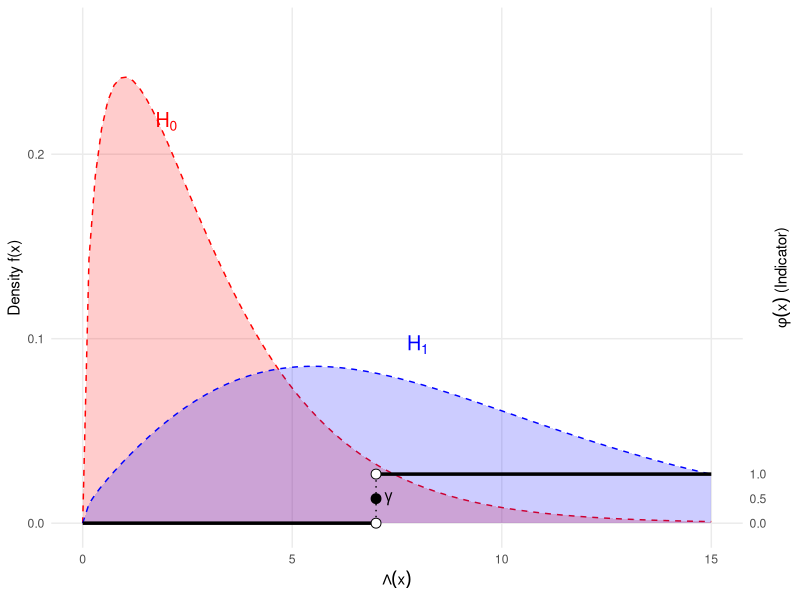

Here is the R script that generated this plot:
## ---- chunk 1
#| label: fig-lrt-density-primary
#| fig-cap: "Densities of $\\Lambda$ (primary view) with the LRT function $\\phi(x)$ scaled to the bottom 10% of the axis."
#| fig-width: 7
#| fig-height: 5

library(ggplot2)

# 1. Define Constants
k_val     <- 7
gamma_val <- 0.5
df_val    <- 3
ncp_h0    <- 0
ncp_h1    <- 5.5

# 2. Calculate Scaling
# We find the peak density to determine the Y-axis range.
max_dens <- max(
  dchisq(df_val - 2, df = df_val, ncp = ncp_h0), # Mode approx df-2
  dchisq(df_val + ncp_h1 - 2, df = df_val, ncp = ncp_h1)
)
# Make the graph slightly taller than the max density for headroom
y_limit <- max_dens * 1.1

# The user wants phi=1 to equal 0.1 of the range (approx 0.1 * y_limit)
phi_scale <- 0.1 * y_limit

# 3. Define Scaled Segments for phi(x)
# Original y=1 becomes y=phi_scale
df_segments <- data.frame(
  x_start = c(0, k_val),
  x_end   = c(k_val, 15),
  y_start = c(0, phi_scale),
  y_end   = c(0, phi_scale)
)

ggplot() +
  # --- Layer 1: Densities (Primary Scale) ---
  
  # H0 Density (Red)
  stat_function(fun = dchisq, args = list(df = df_val, ncp = ncp_h0), 
                geom = "area", fill = "red", alpha = 0.2) +
  stat_function(fun = dchisq, args = list(df = df_val, ncp = ncp_h0), 
                color = "red", linetype = "dashed") +
  
  # H1 Density (Blue)
  stat_function(fun = dchisq, args = list(df = df_val, ncp = ncp_h1), 
                geom = "area", fill = "blue", alpha = 0.2) +
  stat_function(fun = dchisq, args = list(df = df_val, ncp = ncp_h1), 
                color = "blue", linetype = "dashed") +

  # --- Layer 2: Scaled Test Function phi(x) (Bottom 10%) ---
  
  # The horizontal steps
  geom_segment(data = df_segments, 
               aes(x = x_start, xend = x_end, y = y_start, yend = y_end), 
               size = 1.2) +
  
  # The vertical threshold line (goes up to the density to show the cut)
  geom_segment(aes(x = k_val, xend = k_val, y = 0, yend = phi_scale), 
               linetype = "dotted", color = "black") +
  
  # Points scaled to phi_scale
  geom_point(aes(x = k_val, y = gamma_val * phi_scale), size = 3) + 
  geom_point(aes(x = k_val, y = 0), size = 3, shape = 21, fill = "white") +
  geom_point(aes(x = k_val, y = phi_scale), size = 3, shape = 21, fill = "white") +

  # --- Layer 3: Annotations ---
  
  # Label for gamma
  annotate("text", x = k_val + 0.2, y = gamma_val * phi_scale, 
           label = expression(gamma), hjust = 0, fontface = "bold") +
  
  # Labels for Densities
  annotate("text", x = 2, y = max_dens * 0.9, 
           label = expression(H[0]), color = "red", size = 5) +
  annotate("text", x = 8, y = max_dens * 0.4, 
           label = expression(H[1]), color = "blue", size = 5) +

  # --- Layer 4: Axes ---
  scale_y_continuous(
    name = "Density f(x)",
    limits = c(0, y_limit),
    
    # Secondary axis shows the 0-1 scale for phi
    sec.axis = sec_axis(~ . / phi_scale, 
                        name = expression(phi(x) ~ "(Indicator)"),
                        breaks = c(0, 0.5, 1))
  ) +
  scale_x_continuous(name = expression(Lambda(x))) +
  
  theme_minimal() +
  theme(
    axis.title.y.right = element_text(angle = 90, vjust = 0.5),
    panel.grid.minor = element_blank()
  )
